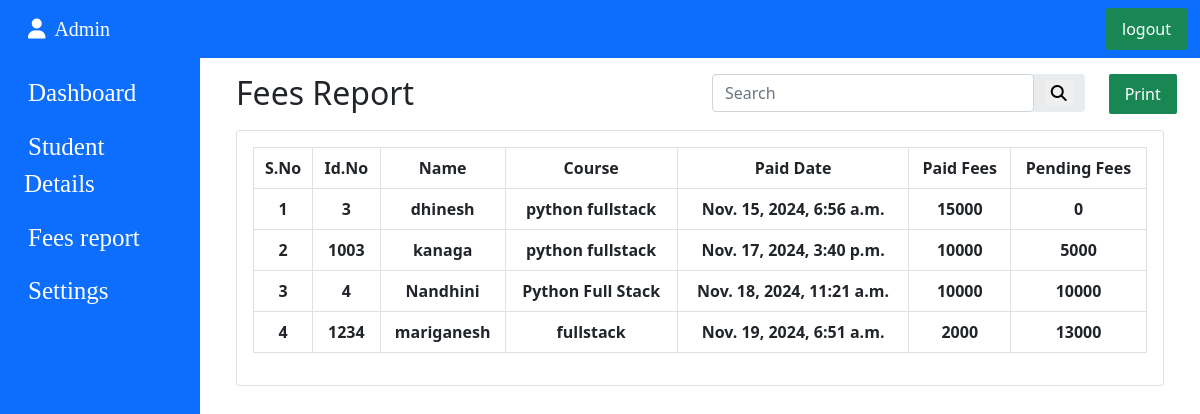
Page /fees_r/ on the committed database.
### instituteapp/models.py (models this page shows)
class students_details(models.Model):
  idnum=models.IntegerField(null=True,blank=True)
  Name=models.CharField(max_length=30, null=True, blank=True)
  Gender=models.CharField(max_length=10, null=True, blank=True)
  course=models.CharField(max_length=20,null=True,blank=True)
  duration=models.CharField(max_length=10,null=True,blank=True)
  phnum=models.BigIntegerField(null=True,blank=True)
  place=models.CharField(max_length=30,null=True,blank=True)
  paidfees=models.IntegerField(null=True,blank=True)
  paiddate=models.DateTimeField(auto_now_add=True)
  total_fees = models.FloatField(default=0.0)  # Add total fees field
  pendingfees=models.IntegerField(null=True,blank=True)

### instituteapp/views.py (the view)
# urls.py: path('fees_r/',views.fees_report1,name='fees_r'),
def fees_report1(request):
    std=students_details.objects.all()
    return render(request,'feesreport.html',{"std":std})

### templates/feesreport.html (shortened to what this page needs)
{% extends 'main.html' %}
{% load static %}
{% block content %}
            <div class="col py-3 ">
              <div class="container-fluid">
                <div class="row">
                    <div class="col-6"><h2>Fees Report</h2></div>
                    <div class="col-5">
                        <div class="input-group rounded">
                        <input type="search" class="form-control rounded" placeholder="Search" aria-label="Search" aria-describedby="search-addon"id="searchInput" >
                        <span class="input-group-text border-0" id="search-addon">
                            <button class="border-0"onclick="searchTable()"><i class="fa fa-search"></i></button>
                        </span>
                      </div></div>
                      <div class="col-1"><button class="btn btn-success mb-3 p-0 text-white" style="border:none;border-radius: 2px;"><a href="" class="text-white nav-link"onclick="printReport()">Print</a></button></div>
                </div>
  <div class="card">
    <div class="card-body">
    <table class="table table-bordered table-responsive  text-center" id="dataTable">
      <thead>
        <tr>
          <th>S.No</th>
          <th>Id.No</th>
          <th>Name</th>
          <th>Course</th>
          <th>Paid Date</th>
          <th>Paid Fees</th>
          <th>Pending Fees </th>
        </tr>
      </thead>
      <tbody>
        {% for data in std %}
        <tr>
          <td>{{forloop.counter}}</td>
          <td>{{data.idnum}}</td>
          <td>{{data.Name}}</td>
          <td>{{data.course}}</td>
          <td>{{data.paiddate}}</td>
          <td>{{data.paidfees}}</td>
          <td>{{data.pendingfees}}</td>
        </tr>
        {% endfor %}
      </tbody>
    </table>
    </div>
  </div>
</div>
</div>
{% endblock content %}

### static/assets/css/style.css (style rules this page uses)
.card { font-weight: 900; }

### rows in the picture
students_details: idnum "3", Name "dhinesh", course "python fullstack", paiddate "Nov. 15, 2024, 6:56 a.m.", paidfees "15000", pendingfees "0"
students_details: idnum "1003", Name "kanaga", course "python fullstack", paiddate "Nov. 17, 2024, 3:40 p.m.", paidfees "10000", pendingfees "5000"
students_details: idnum "4", Name "Nandhini", course "Python Full Stack", paiddate "Nov. 18, 2024, 11:21 a.m.", paidfees "10000", pendingfees "10000"
students_details: idnum "1234", Name "mariganesh", course "fullstack", paiddate "Nov. 19, 2024, 6:51 a.m.", paidfees "2000", pendingfees "13000"
